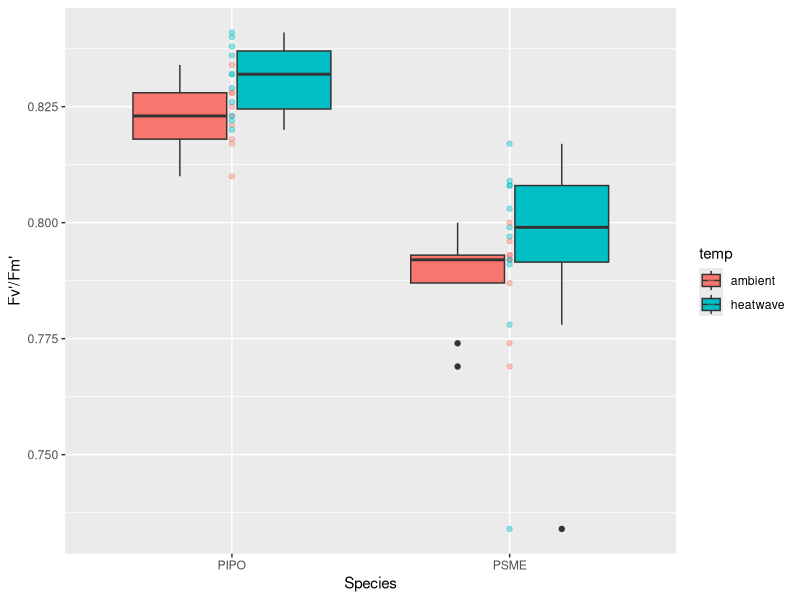
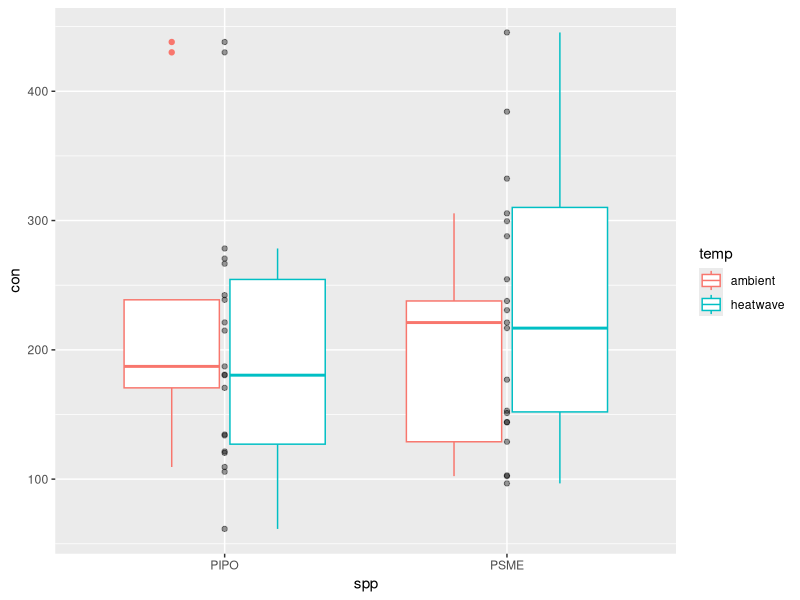

The R script that drew these images, in order:
library(tidyverse)

pipo_072125 <- read_csv("data/Experiment/Raw/PIPO_Physiology_07212025.csv") %>% 
  transmute(tree = TreeID, con = Conductance_mmol_m2s, fl = Fv_Fm_light/1000)
psme_072125 <- read_csv("data/Experiment/Raw/PSME_Physiology_07212025.csv") %>% 
  transmute(tree = TreeID, con = Conductance_mmol_m2s, fl = Fv_Fm_light/1000)


phys <- rbind(pipo_072125, psme_072125) %>% 
  mutate(spp = str_sub(tree, 1, 4),
         id = str_sub(tree, 5, 6)) %>% 
  mutate(temp = case_when(id <= 30 ~ "ambient",
                          .default = "heatwave"))

ggplot(data = phys, aes(x = spp, y = fl))+
  geom_boxplot(aes(fill = temp))+
  geom_point(alpha = 0.4, aes(color = temp))+
  labs(x = "Species", y = "Fv'/Fm'")

ggplot(data = phys, aes(x = spp, y = con))+
  geom_boxplot(aes(color = temp))+
  geom_point(alpha = 0.4)

TukeyHSD(aov(fl ~ spp*temp, phys))
